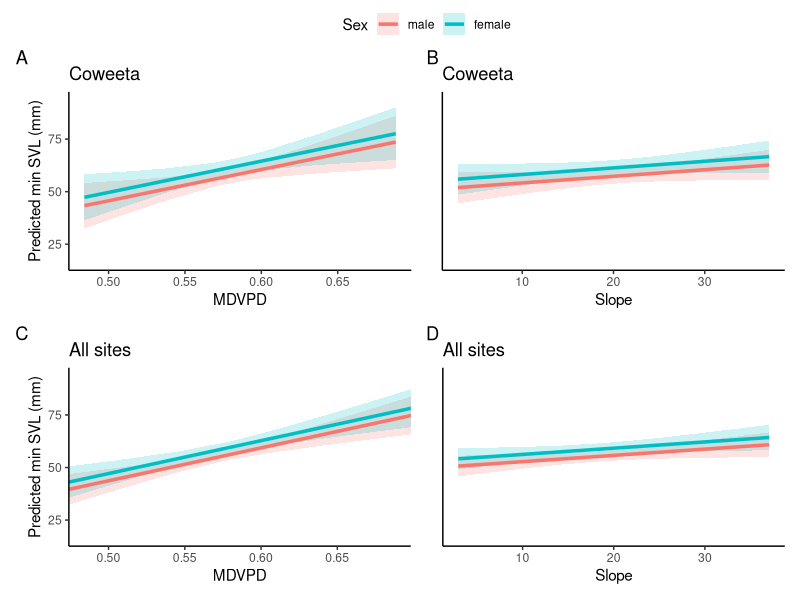
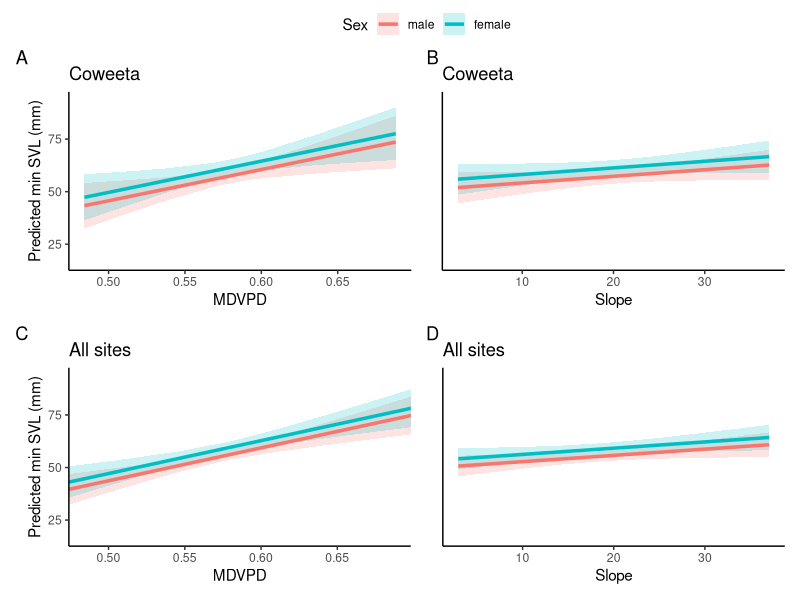

Write the R code that produced these figures, in order.
## ---- chunk 1
# install.packages(c("tidyverse", "ggeffects", "patchwork"))
library(tidyverse)
library(ggeffects)
library(patchwork)
## ---- chunk 2
Plethodon_data <- read.csv('../Input/Plethodon_Data.csv')
Plethodon_Study_Sites <- read.csv('../Input/Salamander_Study_Sites.csv')
## ---- chunk 3
# Keeps mature males and females
# Excludes those with measurements below 30 and above 120 because these are likely measurement errors
all_mature_plethodon <- Plethodon_data %>%
  filter(maturity_status %in% c("mature_male", "mature_female"),
         between(svl_mm, 30, 120)) %>%
  select(site, species, svl_mm, maturity_status)
## ---- chunk 4
# Smallest mature SVL per site and sex
Plethodon_sites_simplified <- all_mature_plethodon %>%
  group_by(site, maturity_status) %>%
  summarise(svl_mm = min(svl_mm), .groups = "drop") %>%
  mutate(sex = if_else(maturity_status == "mature_male", "male", "female"))

# Keeps only sites with measured mature individuals
Modeling_Data <- Plethodon_Study_Sites %>%
  inner_join(Plethodon_sites_simplified, by = "site", relationship = "one-to-many")
## ---- chunk 5
# Standardizes each site once
scale_by_site <- function(x, site) {
  once <- !duplicated(site)
  (x - mean(x[once])) / sd(x[once])
}

Modeling_Data <- Modeling_Data %>%
  mutate(
    # Folds aspect so 0 = north-facing and 180 = south-facing
    Aspect_folded = 180 - abs(Aspect - 180),

    # Standardizes the covariates
    MDT_z    = scale_by_site(DaymetMDTC.Apr.Oct.2011.2020, site),
    MDP_z    = scale_by_site(DaymetMDPmm.Apr.Oct.2011.2020, site),
    MDVPD_z  = scale_by_site(DaymetMDVPD.Apr.Oct.2011.2020, site),
    Aspect_z = scale_by_site(Aspect_folded, site),
    Slope_z  = scale_by_site(Slope, site),

    # Sets male as the reference level
    sex = relevel(factor(sex), ref = "male"))
## ---- chunk 6
# Subsetting data to only Coweeta
Coweeta_Modeling_data <- Modeling_Data %>%
  filter(Study.Area == "Coweeta")

# Linear Model
Coweeta_Model <- glm(svl_mm ~ sex + MDVPD_z + Slope_z + Aspect_z + MDP_z + MDT_z, data = Coweeta_Modeling_data)

# Model summary
summary(Coweeta_Model)
## ---- chunk 7
# Linear Model
All_Sites_Model <- glm(svl_mm ~ sex + MDVPD_z + Slope_z + Aspect_z + MDP_z + MDT_z, data = Modeling_Data)

# Model summary
summary(All_Sites_Model)
## ---- chunk 8
# One row per site, matching how the covariates were standardized
Site_Data <- Modeling_Data %>%
  distinct(site, .keep_all = TRUE)

# Back-transformation values
MDVPD_mean <- mean(Site_Data$DaymetMDVPD.Apr.Oct.2011.2020)
MDVPD_sd   <- sd(Site_Data$DaymetMDVPD.Apr.Oct.2011.2020)

Slope_mean <- mean(Site_Data$Slope)
Slope_sd   <- sd(Site_Data$Slope)
## ---- chunk 9
# Coweeta predictions
# MDVPD
MDVPD_pred_coweeta <- ggpredict(Coweeta_Model, terms = c("MDVPD_z", "sex"))
MDVPD_pred_coweeta$MDVPD <- MDVPD_pred_coweeta$x * MDVPD_sd + MDVPD_mean

# Slope
Slope_pred_coweeta <- ggpredict(Coweeta_Model, terms = c("Slope_z", "sex"))
Slope_pred_coweeta$Slope <- Slope_pred_coweeta$x * Slope_sd + Slope_mean

# All site predictions
# MDVPD
MDVPD_pred_all_sites <- ggpredict(All_Sites_Model, terms = c("MDVPD_z", "sex"))
MDVPD_pred_all_sites$MDVPD <- MDVPD_pred_all_sites$x * MDVPD_sd + MDVPD_mean

# Slope
Slope_pred_all_sites <- ggpredict(All_Sites_Model, terms = c("Slope_z", "sex"))
Slope_pred_all_sites$Slope <- Slope_pred_all_sites$x * Slope_sd + Slope_mean
## ---- chunk 10
# Both MDVPD plots begin and end with the Coweeta prediction range for comparison of the Coweeta plot to the broader regional plot.
MDVPD_limits <- range(MDVPD_pred_coweeta$MDVPD)

# Both slope plots cover the combined Coweeta and all-sites range
Slope_limits <- range(Slope_pred_coweeta$Slope, Slope_pred_all_sites$Slope)

# All four plots share one SVL axis that fits every confidence interval
SVL_limits <- range(
  MDVPD_pred_coweeta$conf.low,   MDVPD_pred_coweeta$conf.high,
  Slope_pred_coweeta$conf.low,   Slope_pred_coweeta$conf.high,
  MDVPD_pred_all_sites$conf.low, MDVPD_pred_all_sites$conf.high,
  Slope_pred_all_sites$conf.low, Slope_pred_all_sites$conf.high)

# Adding some space above and below the confidence intervals
SVL_padding <- diff(SVL_limits) * 0.05
SVL_limits <- c(SVL_limits[1] - SVL_padding, SVL_limits[2] + SVL_padding)
## ---- chunk 11
Coweeta_MDVPD_Plot <- ggplot(MDVPD_pred_coweeta, aes(x = MDVPD, y = predicted, color = group, fill = group)) +
  geom_ribbon(aes(ymin = conf.low, ymax = conf.high), alpha = 0.2, color = NA) +
  geom_line(linewidth = 1.2) +
  coord_cartesian(xlim = MDVPD_limits, ylim = SVL_limits) +
  labs(title = "Coweeta", x = "MDVPD", y = "Predicted min SVL (mm)",
       color = "Sex", fill = "Sex", tag = "A") +
  theme_classic() +
  theme(legend.position = "none")
## ---- chunk 12
Coweeta_Slope_Plot <- ggplot(Slope_pred_coweeta, aes(x = Slope, y = predicted, color = group, fill = group)) +
  geom_ribbon(aes(ymin = conf.low, ymax = conf.high), alpha = 0.2, color = NA) +
  geom_line(linewidth = 1.2) +
  coord_cartesian(xlim = Slope_limits, ylim = SVL_limits) +
  labs(title = "Coweeta", x = "Slope", y = NULL,
       color = "Sex", fill = "Sex", tag = "B") +
  theme_classic() +
  theme(axis.text.y = element_blank(), axis.ticks.y = element_blank(), legend.position = "none")
## ---- chunk 13
All_Sites_MDVPD_Plot <- ggplot(MDVPD_pred_all_sites, aes(x = MDVPD, y = predicted, color = group, fill = group)) +
  geom_ribbon(aes(ymin = conf.low, ymax = conf.high), alpha = 0.2, color = NA) +
  geom_line(linewidth = 1.2) +
  coord_cartesian(xlim = MDVPD_limits, ylim = SVL_limits) +
  labs(title = "All sites", x = "MDVPD", y = "Predicted min SVL (mm)",
       color = "Sex", fill = "Sex", tag = "C") +
  theme_classic() +
  theme(legend.position = "none")
## ---- chunk 14
All_Sites_Slope_Plot <- ggplot(Slope_pred_all_sites, aes(x = Slope, y = predicted, color = group, fill = group)) +
  geom_ribbon(aes(ymin = conf.low, ymax = conf.high), alpha = 0.2, color = NA) +
  geom_line(linewidth = 1.2) +
  coord_cartesian(xlim = Slope_limits, ylim = SVL_limits) +
  labs(title = "All sites", x = "Slope", y = NULL,
       color = "Sex", fill = "Sex", tag = "D") +
  theme_classic() +
  theme(axis.text.y = element_blank(), axis.ticks.y = element_blank())
## ---- chunk 15
# Coweeta plots on the top row, all-sites plots on the bottom row, shared legend above
Combined_Covariate_Plot <- (
  guide_area() /
    (Coweeta_MDVPD_Plot | Coweeta_Slope_Plot) /
    (All_Sites_MDVPD_Plot | All_Sites_Slope_Plot)) +
  plot_layout(heights = c(0.10, 1, 1), guides = "collect") &
  theme(legend.position = "top")

Combined_Covariate_Plot

# Saves the combined plot, creating the Outputs folder if it doesn't exist
dir.create("../Outputs", showWarnings = FALSE)
ggsave("../Outputs/combined_MDVPD_Slope_plot.pdf", plot = Combined_Covariate_Plot, width = 14, height = 9, units = "in")
## ---- chunk 16
# Records the R and package versions used
sessionInfo()
